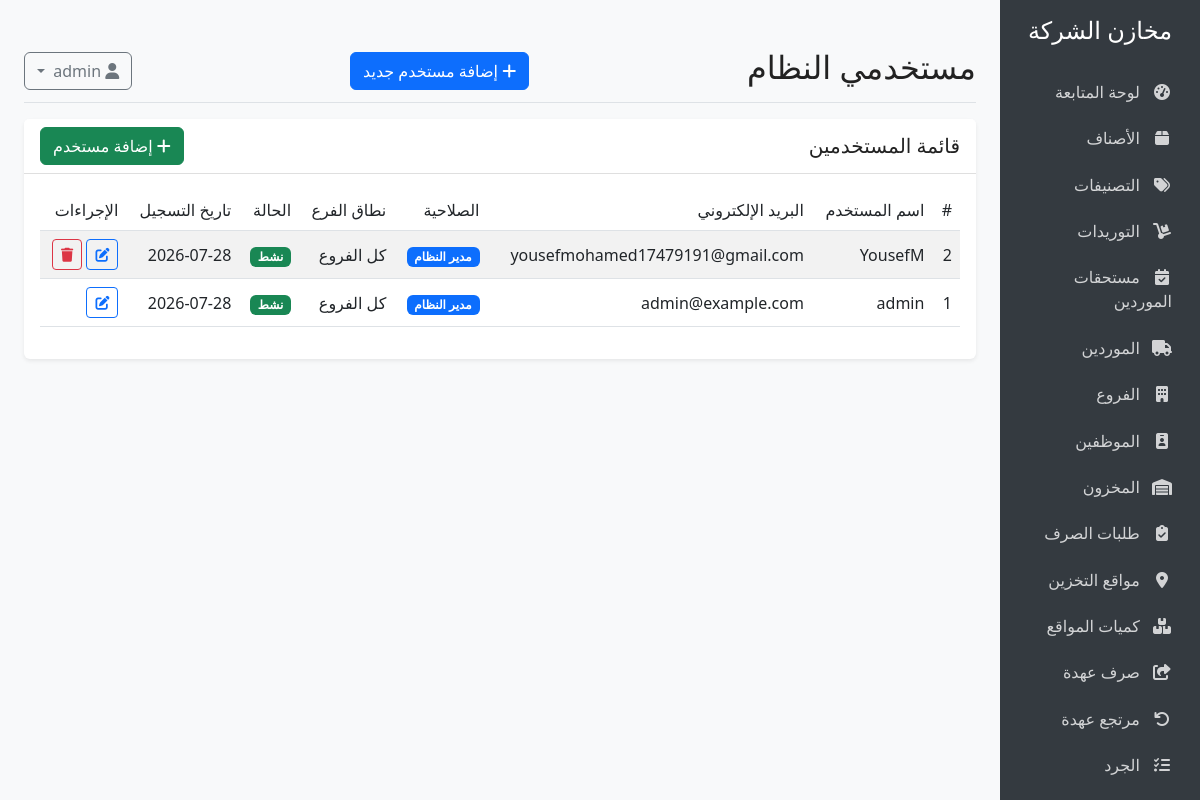
The page /users (signed in) on the database as committed earlier.
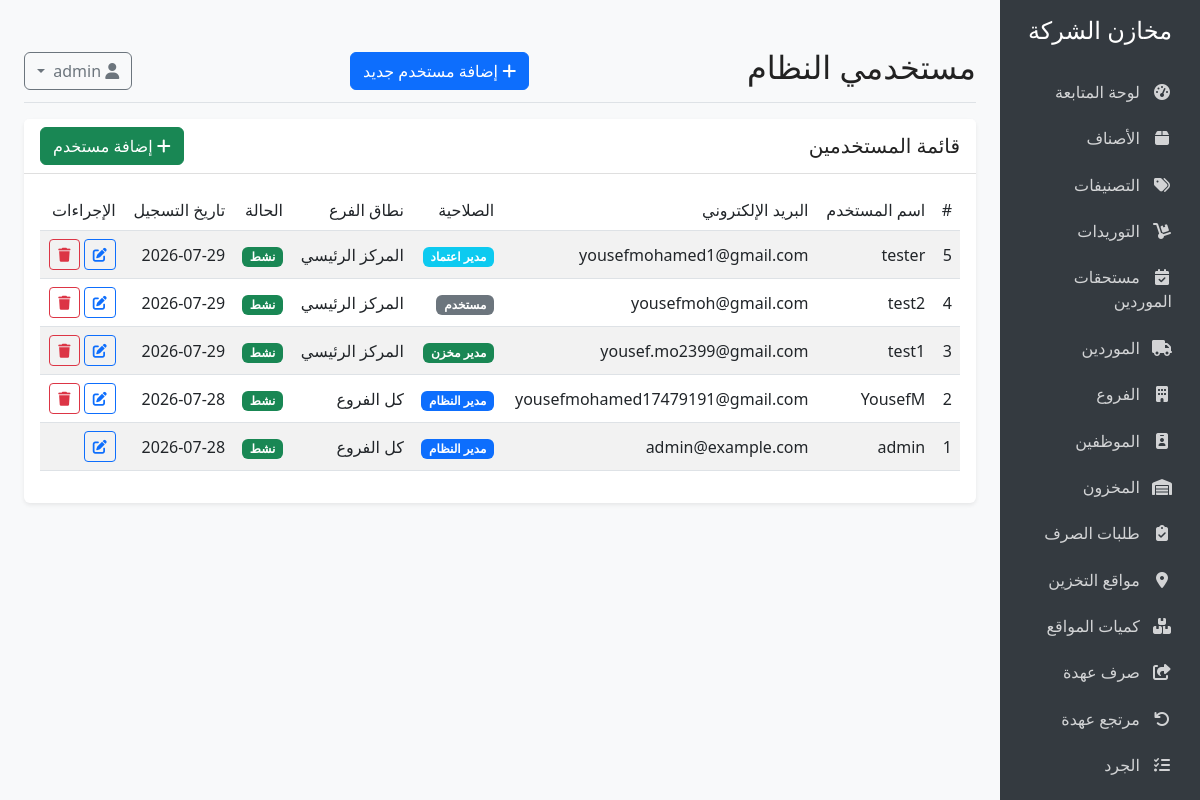
The same page on the database as committed later.
### models.py (models this page shows, shortened)
class User(db.Model, UserMixin):
    __tablename__ = 'users'
    id = db.Column(db.Integer, primary_key=True)
    username = db.Column(db.String(64), unique=True, nullable=False)
    email = db.Column(db.String(120), unique=True, nullable=False)
    password_hash = db.Column(db.String(128), nullable=False)
    full_name = db.Column(db.String(100), nullable=True)
    role = db.Column(db.String(30), default='user')
    branch_id = db.Column(db.Integer, db.ForeignKey('branches.id'), nullable=True)
    is_active = db.Column(db.Boolean, default=True)
    created_at = db.Column(db.DateTime, default=datetime.utcnow)
    branch = db.relationship('Branch', foreign_keys=[branch_id], lazy=True)

class Branch(db.Model):
    __tablename__ = 'branches'
    id = db.Column(db.Integer, primary_key=True)
    name = db.Column(db.String(120), nullable=False)
    code = db.Column(db.String(50), unique=True, nullable=False, index=True)
    location = db.Column(db.String(200), nullable=True)
    notes = db.Column(db.Text, nullable=True)
    is_active = db.Column(db.Boolean, default=True)
    created_at = db.Column(db.DateTime, default=datetime.utcnow)
    employees = db.relationship('Employee', backref='branch', lazy=True)
    storage_locations = db.relationship('StorageLocation', backref='branch', lazy=True)

### app.py (the view)
@app.route('/users')
@login_required
def users():
    if current_user.role != 'admin':
        flash('ليس لديك صلاحية للوصول إلى هذه الصفحة', 'danger')
        return redirect(url_for('index'))
    users = User.query.options(joinedload(User.branch)).order_by(User.created_at.desc()).all()
    return render_template('users/index.html', users=users)

### app.py (called while the page is built)
@login_manager.user_loader
def load_user(user_id):
    user = User.query.get(int(user_id))
    if user and not user.is_active:
        return None
    return user

@app.before_request
def hide_retail_pages_in_company_mode():
    path = request.path.rstrip('/') or '/'
    if path.startswith('/static') or not current_user.is_authenticated:
        return None
    if any(path == prefix or path.startswith(f'{prefix}/') for prefix in RETAIL_ONLY_PREFIXES):
        flash('تم إخفاء صفحات البيع والعملاء والكاشير لأن النظام مضبوط كمخزن شركة داخلي.', 'warning')
        return redirect(url_for('index'))
    if path in RETAIL_ONLY_REPORT_PATHS:
        flash('هذا التقرير خاص بالبيع التجاري وغير مستخدم في نظام مخازن الشركة.', 'warning')
        return redirect(url_for('reports'))
    return None

@app.context_processor
def inject_settings():
    from models import Setting
    settings = {s.key: s.value for s in Setting.query.all()}
    def page_url(page):
        args = request.args.to_dict(flat=True)
        args['page'] = page
        return url_for(request.endpoint, **(request.view_args or {}), **args)
    return dict(settings=settings, page_url=page_url)

### templates/users/index.html (shortened to what this page needs)
{% extends "base.html" %}
{% block header %}مستخدمي النظام{% endblock %}
{% block header_buttons %}
<a href="{{ url_for('add_user') }}" class="btn btn-primary">
    <i class="fas fa-plus"></i> إضافة مستخدم جديد
</a>
{% endblock %}
{% block content %}
{% set role_labels = {
    'admin': ('مدير النظام', 'primary'),
    'warehouse_manager': ('مدير مخزن', 'success'),
    'approver': ('مدير اعتماد', 'info'),
    'auditor': ('مراجع', 'warning'),
    'requester': ('طالب عهدة', 'secondary'),
    'user': ('مستخدم', 'secondary'),
    'cashier': ('كاشير قديم', 'dark')
} %}
<div class="card">
    <div class="card-header d-flex justify-content-between align-items-center">
        <h5 class="mb-0">قائمة المستخدمين</h5>
        <a href="{{ url_for('add_user') }}" class="btn btn-success">
            <i class="fas fa-plus"></i> إضافة مستخدم
        </a>
    </div>
    <div class="card-body">
        <div class="table-responsive">
            <table class="table table-striped table-hover align-middle">
                <thead>
                    <tr>
                        <th>#</th>
                        <th>اسم المستخدم</th>
                        <th>البريد الإلكتروني</th>
                        <th>الصلاحية</th>
                        <th>نطاق الفرع</th>
                        <th>الحالة</th>
                        <th>تاريخ التسجيل</th>
                        <th>الإجراءات</th>
                    </tr>
                </thead>
                <tbody>
                    {% for user in users %}
                    {% set role_info = role_labels.get(user.role, (user.role, 'secondary')) %}
                    <tr>
                        <td>{{ user.id }}</td>
                        <td>{{ user.username }}</td>
                        <td>{{ user.email }}</td>
                        <td><span class="badge bg-{{ role_info[1] }}">{{ role_info[0] }}</span></td>
                        <td>{{ user.branch.name if user.branch else 'كل الفروع' }}</td>
                        <td>
                            {% if user.is_active %}
                            <span class="badge bg-success">نشط</span>
                            {% else %}
                            <span class="badge bg-danger">موقوف</span>
                            {% endif %}
                        </td>
                        <td>{{ user.created_at.strftime('%Y-%m-%d') }}</td>
                        <td>
                            <a href="{{ url_for('edit_user', id=user.id) }}" class="btn btn-sm btn-outline-primary">
                                <i class="fas fa-edit"></i>
                            </a>
                            {% if current_user.id != user.id %}
                            <button type="button" class="btn btn-sm btn-outline-danger" data-bs-toggle="modal" data-bs-target="#deleteModal{{ user.id }}">
                                <i class="fas fa-trash"></i>
                            </button>
                            {% endif %}
                        </td>
                    </tr>
                    {% else %}
                    <tr><td colspan="8" class="text-center text-muted">لا يوجد مستخدمون.</td></tr>
                    {% endfor %}
                </tbody>
            </table>
        </div>
    </div>
</div>
{% endblock %}

Rows that differ between the two databases and show on the page:
added User: id "5", username "tester", email "yousefmohamed1@gmail.com", role_info "مدير اعتماد", branch "المركز الرئيسي", is_active "نشط", created_at "2026-07-29"
added User: id "4", username "test2", email "yousefmoh@gmail.com", role_info "مستخدم", branch "المركز الرئيسي", is_active "نشط", created_at "2026-07-29"
added User: id "3", username "test1", email "yousef.mo2399@gmail.com", role_info "مدير مخزن", branch "المركز الرئيسي", is_active "نشط", created_at "2026-07-29"
